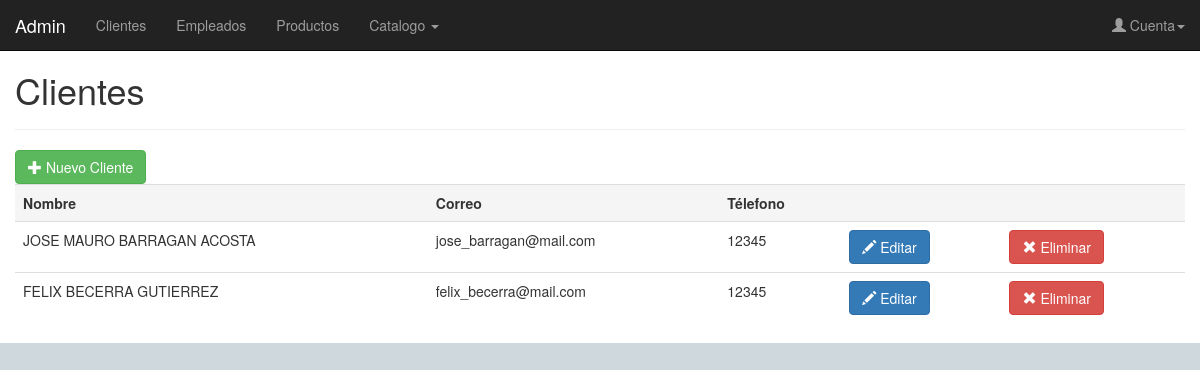
/admin/clientes/index.php, run on an earlier commit of the app's database.
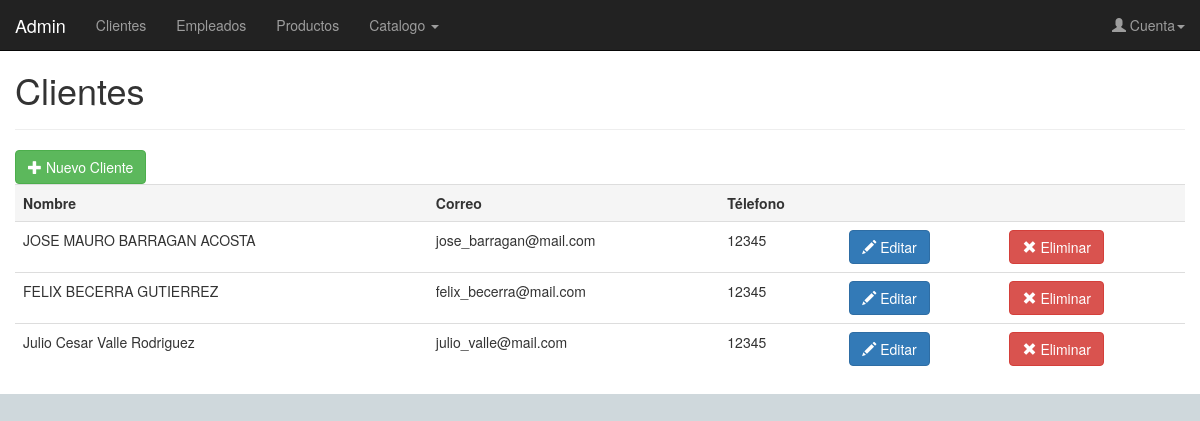
And on a later commit of the database.
### tables this page shows
create table cliente (
id_cliente int auto_increment,
nombre varchar (100) not null,
apaterno varchar (100),
amaterno varchar (100),
telefono varchar (16),
domicilio varchar (100),
id_usuario int not null,
primary key (id_cliente),
foreign key (id_usuario) references usuario (id_usuario)
);

create table usuario(
id_usuario int auto_increment,
correo varchar (100) not null unique,
contrasena varchar (32) not null,
primary key (id_usuario)
);

### admin/tecnocom.class.php (called while the page is built, shortened)
<?php
  if(!class_exists('Tecnocom')){
    class Tecnocom{
			function __construct(){
				include ('../../config.php');
				$this->conexion=$conexion;
			}
			function consultar($sql,$parametros=null){
				$statement=$this->conexion->prepare($sql);
				$statement->execute();
				$datos=$statement->fetchAll();
				return $datos;
			}
		}
	}
	$tecnocom = new Tecnocom;
?>

### admin/clientes/index.php (the view, shortened to what this page needs)
<?php
	include_once('../tecnocom.class.php');
	include('../header.php');
?>
<div class="page-header">
  <h1>Clientes</h1>
</div>
<div class="row">
	<div class="col-xs-12 col-sm-12 col-md-12 col-lg-12">
		<a class="btn btn-success" href="nuevo.php?" role="button"><span class="glyphicon glyphicon-plus" aria-hidden="true"></span> Nuevo Cliente</a>
	</div>
</div>
<div class="row">
	<div class="col-xs-12 col-sm-12 col-md-12 col-lg-12">
		<table class="table table-hover">
		  <tr class="active">
				<th>Nombre</th>
				<th>Correo</th>
				<th>Télefono</th>
				<th></th>
				<th></th>
			</tr>
			<?php
				$datoCliente=$tecnocom->consultar("select cli.id_cliente,cli.id_usuario,concat(cli.nombre,' ',ifnull(cli.apaterno,''),' ',ifnull(cli.amaterno,'')) as nom_cliente,usr.correo,cli.telefono from cliente cli join usuario usr on cli.id_usuario = usr.id_usuario order by (cli.apaterno) asc");
				foreach ($datoCliente as $keyCliente => $valCliente) {
					echo '<tr>';
						echo '<td>'.$valCliente['nom_cliente'].'</td>';
						echo '<td>'.$valCliente['correo'].'</td>';
						echo '<td>'.$valCliente['telefono'].'</td>';
						echo '<td><a class="btn btn-primary" href="editar.php?id_cliente='.$valCliente['id_cliente'].'" role="button"><span class="glyphicon glyphicon-pencil" aria-hidden="true"></span> Editar</a></td>';
						echo '<td><a class="btn btn-danger" href="eliminar.php?id_cliente='.$valCliente['id_cliente'].'" role="button"><span class="glyphicon glyphicon-remove" aria-hidden="true"></span> Eliminar</a></td>';
					echo '</tr>';
				}
			?>
		</table>
	</div>
</div>
<?php
	include('../footer.php');
?>

### admin/header.php (shortened to what this page needs)
<!DOCTYPE html>
<html lang="es">
<head>
	<link href="../../css/bootstrap.min.css" rel="stylesheet">
  <link href="../../css/main.css" rel="stylesheet">
</head>
<body>
	<nav class="navbar navbar-inverse navbar-fixed-top">
		<div class="container-fluid">
	  	<div class="navbar-header">
	    	<a class="navbar-brand" href="bienvenida.php">Admin</a>
	  	</div>
      <div class="collapse navbar-collapse" id="nav_administrador">
	      <ul class="nav navbar-nav">
	        <li><a href="/tecnocom/admin/clientes">Clientes</a></li>
	        <li><a href="/tecnocom/admin/empleados">Empleados</a></li>
	        <li><a href="/tecnocom/admin/productos">Productos</a></li>
	        <li class="dropdown">
	          <a href="#" class="dropdown-toggle" data-toggle="dropdown" role="button" aria-haspopup="true" aria-expanded="false">Catalogo <span class="caret"></span></a>
	        </li>
	      </ul>
	      <ul class="nav navbar-nav navbar-right">
	        <li class="dropdown">
	          <a href="#" class="dropdown-toggle" data-toggle="dropdown" role="button" aria-haspopup="true" aria-expanded="false"><span class="glyphicon glyphicon-user" aria-hidden="true"></span> Cuenta<span class="caret"></span></a>
	        </li>
	      </ul>
	    </div>
    </div>
  </nav>
	<div class="container-fluid" id="content_admin">
		<div class="row" id="wrapper">
      <div class="container-fluid">

### admin/footer.php (shortened to what this page needs)
				</div>
			</div>
		</div>
	</body>
</html>

### css/main.css (style rules this page uses)
body { background-color: #CFD8DC; }
#wrapper { background-color: #FFFFFF; }
#content_admin { margin-top: 30px; }

What changed in the data, as far as the page shows it:
added cliente: nom_cliente "Julio Cesar Valle Rodriguez", id_usuario.correo "julio_valle@mail.com", telefono "12345"
